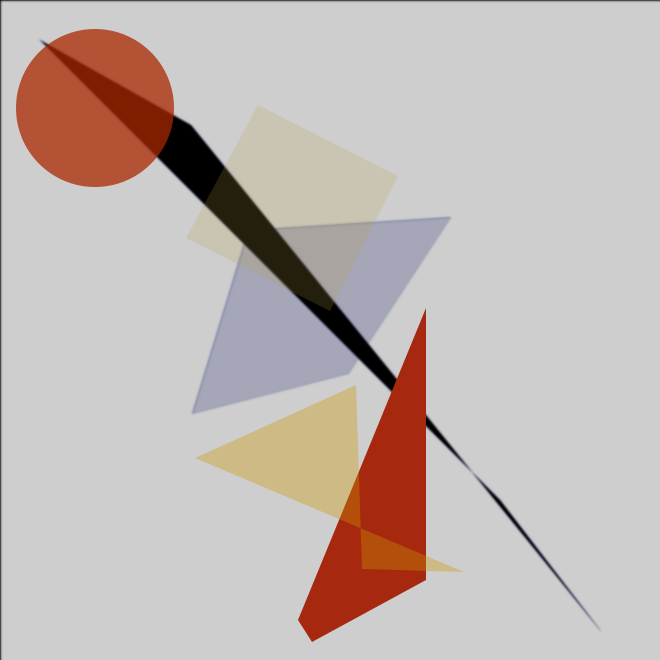
Frame 1 (no input)
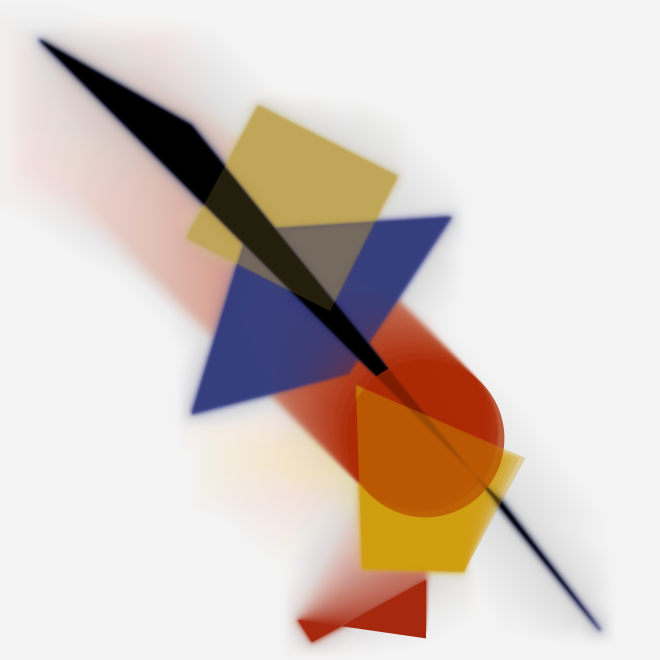
Frame 60 (the mouse pressed at the canvas centre just before this capture)
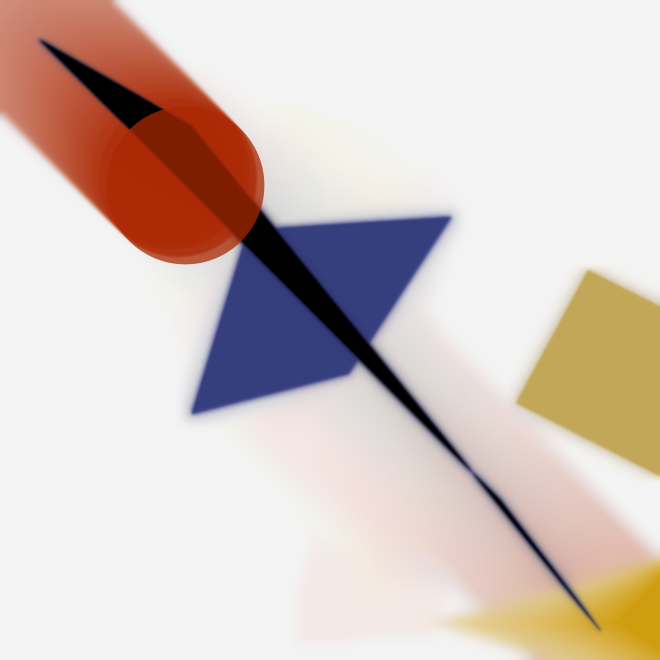
Frame 120 (the mouse held since frame 60 and released just before this capture)

The Processing sketch that drew these frames (run headless with seeded random() and noise(); from frame 60 on, the mouse is pressed at the canvas centre):

// Processing sketch: processing_4036
// ── processing_4036.pde

/**basado en el sketch malevich 2 de silvia guinó. En el "lienzo" blanco se ubican 
*figuras geométricas en colores primarios que representan distintos tipos de movimiento:
*independiente, rotativo y desplazamiento en respuesta al mouse; todos van dejando su estela.
*Además, se usan distintos filtros que se activan al apretar determinadas teclas, que permiten 
*apreciar el movimiento y color de las figuras de diferentes formas.*/


float x = 95;    
float y = 108; //  posición x/y inicial del círculo     
 
float velocidad = 5;   // definición del valor de velocidad inicial a 5 
 
float gravedad = 0.02;  // definición del valor de gravedad inicial a 0,02 
 
void setup() { 
  size(660,660); 
  
frameRate(30);

smooth(); 

} 



 
void draw() {   
  
  
  fill(255,10);
  rect(0,0,width,height);
  
 
         
 //----------------------------------figuras estaticas    
 

 stroke(29,38,118,90);
fill(29, 38, 110,60);  
quad(248, 230, 450, 217, 348, 373, 192, 413); 
  
//cuadrado azul
 
  
fill(0);  
quad(40, 40, 500,500, 600,630, 191, 125); 
noStroke();  
//  linea diagonal negra  
 

if(keyPressed)    
    if (key== 'n' || key == 'n') 
      filter (BLUR,1); 
  if (key == 'a' || key == 'a')  
filter (GRAY); 
    if (key == 'b' || key == 'b')  
      filter(INVERT);  
       if (key == 'c' || key == 'c')  
      filter(POSTERIZE, 5);  
      /* al apretar la tecla a, se ven los grises; al apretar b, aparecen los colores 
      invertidos, al apretar c se ven los colores en alto contraste y al apretar otra 
      tecla vuelve al estado original*/
filter(BLUR,1);
 
// figuras dinamicas
fill(171, 39,1, 190);// --------------círculo al que aplicamos la gravedad 
  noStroke(); 
  ellipseMode(CENTER); 
  ellipse(x,y,158,158); 

 translate(mouseX, mouseY/2);
fill(165, 40, 15);  
quad(426, y+200, 426, 580, 312, 642, 298, 620); 
noStroke();  
// figura roja
 
fill(205, 150, 1, 90);  
quad(x+100,458,464, 572,362,569,356,385);
noStroke();  
// figura amarilla 
  

fill(183, 155,63, 50 );  
quad(398, 176, 330, 311, 186, 238, 258, 105); 
// quadrat 
 
   
  
  velocidad = velocidad + gravedad; 
  y = y + velocidad; // añadimos el valor de "velocidad" a las coordenadas de "y" 
   
  x= x + velocidad;
  
   // añadimos el valor de gravedad a la propiedad "velocidad" 

  //si el ellipse toca la base del lienzo vuelve a aparecer por la esquina izquierda superior
  if (y > height) { 
 
    y = 0; 
   x= 0; 
  } 
   

} 

  
